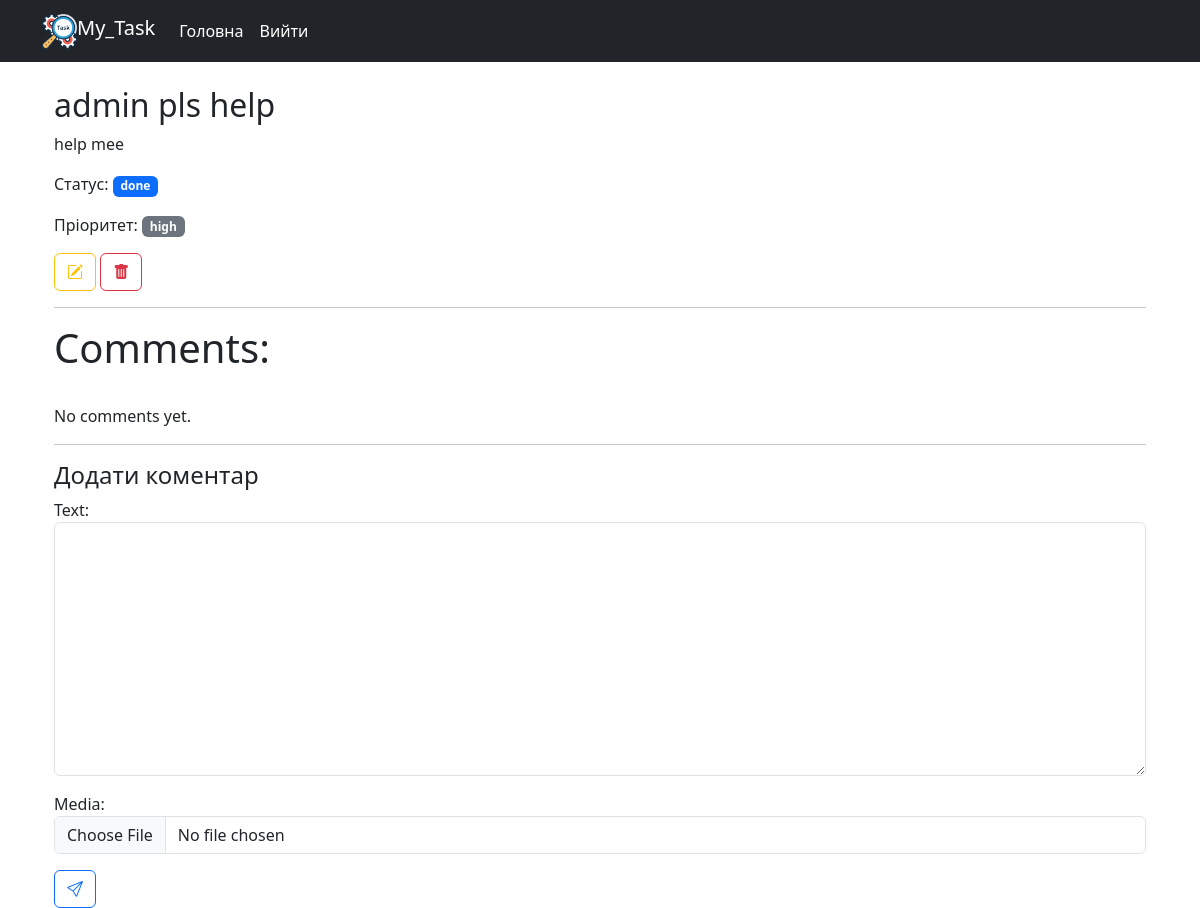
The app's page /10/ (signed in), older data.
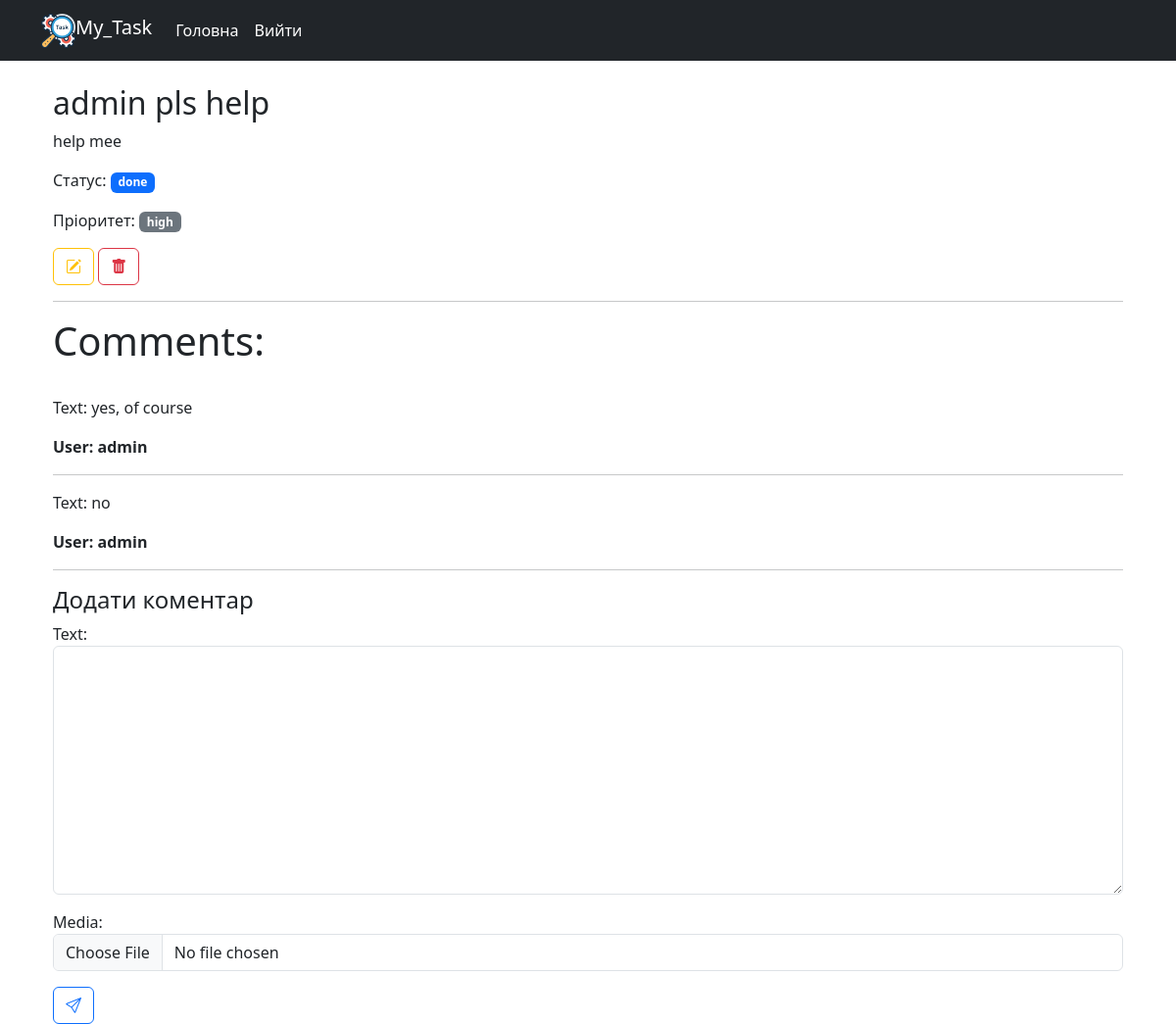
The same page, newer data.
### tasks/models.py (models this page shows, shortened)
class Comment(models.Model):
    text = models.TextField()
    comment_to_task = models.ForeignKey(Task, on_delete=models.CASCADE, related_name='comments')
    user = models.ForeignKey(User, on_delete=models.CASCADE, related_name='user')
    media = models.FileField(upload_to='comments_media/', blank=True, null=True)

### tasks/views.py (the view, shortened to what this page needs)
# urls.py: path('<int:pk>/', views.TaskDetailView.as_view(), name ='task-detail'),
class TaskDetailView(LoginRequiredMixin,DetailView):
    model = models.Task
    context_object_name = 'task'
    template_name = 'tasks/task_detail.html'
    def get_context_data(self, **kwargs):
        context = super().get_context_data(**kwargs)
        context['comment_form'] = CommentForm()
        return context

### tasks/forms.py
class CommentForm(forms.ModelForm):
    class Meta:
        model = Comment
        fields = ['text', 'media']
        widgets = {
            'media': forms.FileInput()
        }
    def __init__(self, *args, **kwargs):
        super(CommentForm, self).__init__(*args, **kwargs)
        for field in self.fields:
            self.fields[field].widget.attrs.update({'class': 'form-control'})

### templates/tasks/task_detail.html (shortened to what this page needs)
{% extends 'base.html' %}
{% block content %}
{% load custom_tags %}
<div class="container mt-3">
    <h2>{{ task.title }}</h2>
    <p>{{ task.description }}</p>
    <p>Статус: <span class="badge text-bg-primary">{{ task.status }}</span></p>
    <p>Пріоритет: <span class="badge text-bg-secondary">{{ task.priority }}</span></p>
    <a href="{% url 'tasks:task-update' task.id %}" class="btn btn-outline-warning"><i class="bi bi-pencil-square"></i></a>
    <a href="{% url 'tasks:task-delete' task.id %}" class="btn btn-outline-danger"><i class="bi bi-trash-fill"></i></a>
    <hr>
    <h4 class="display-6">Comments:</h4>
    <br>
    {% for comment in task.comments.all %}
    <p>Text: {{ comment.text }}</p>
    <p class="fw-bold">User: {{ comment.user }}</p>
    <hr>
    {% empty %}
    <p>No comments yet.</p>
    <hr>
    {% endfor %}
    <h4>Додати коментар</h4>
    <form action="{% url 'tasks:task-detail' task.id %}" method="post" enctype="multipart/form-data">
      {{ comment_form.as_p }}
      <button type="submit" class="btn btn-outline-primary"><i class="bi bi-send"></i></button>
    </form>
</div>
{% endblock %}

Row changes from the older to the newer data that the page shows:
added Comment: text "yes, of course", user "admin"
added Comment: text "no", user "admin"
Text that changed along with them:
text no longer shown: "No comments yet."
